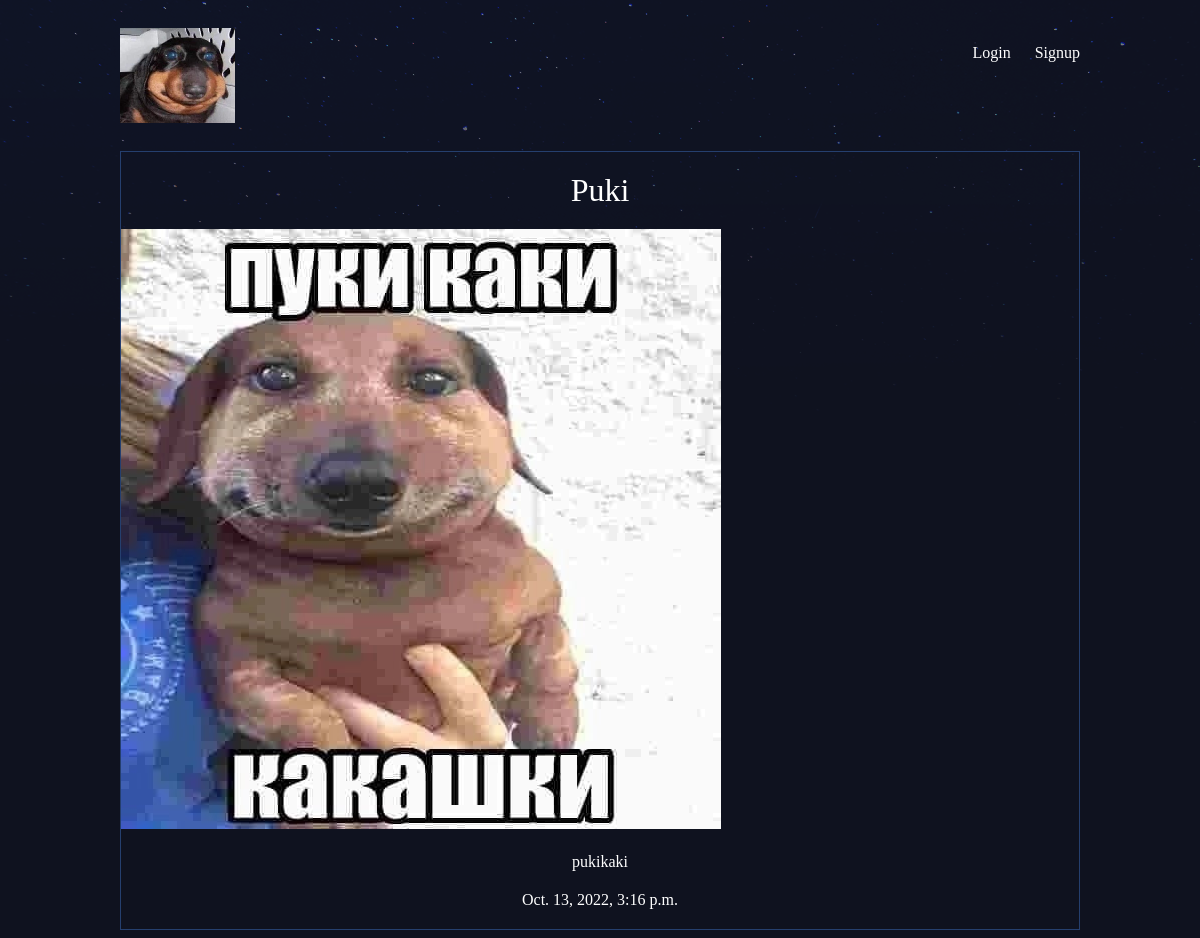
The page /articles/puki/ on the database its author committed.
### articles/models.py (models this page shows, shortened)
class Article(models.Model):
    title = models.CharField(max_length=128)
    slug = models.SlugField()
    body = models.TextField()
    date = models.DateTimeField(auto_now_add=True)
    thumb = models.ImageField(default="default.png",blank=True)
    author  =  models.ForeignKey(User,on_delete=models.CASCADE,default=None)

### articles/views.py (the view)
# urls.py: path('<slug:slug>/', views.article_detail,name = "detail"),
def article_detail(request,slug):
    article = Article.objects.get(slug=slug)
    return render(request,"articles/article_detail.html",{'article':article})

### articles/templates/articles/article_detail.html
{% extends 'base_layout.html' %}
{% block content %}
<div class="article-detail">
    <div class="article">
        <h2>{{ article.title }}</h2>
        <img src = "{{ article.thumb.url }}" />
        <p>{{ article.body }}</p>
        <p>{{ article.date }}</p>
    </div>
</div>
{% endblock %}

### assets/styles.css (style rules this page uses)
body { background-color: #0f121f; background-image: url(/static/stars.png); background-repeat: no-repeat; color: #fff; }
body * { font-family: Ubuntu; }
h1, h2, h3, h4, h5 { font-weight: normal; margin: 0; }
div.article { padding: 10px; border:1px solid #253f6e; position: relative; padding-bottom: 30px; }
div.article h2 { font-size: 1.2em; }
.article-detail .article { padding:0; }
.article-detail .article img { max-width: 100%; }
.article-detail .article h2 { text-align: center; margin: 20px auto; font-size: 2em; }
.article-detail .article p { text-align: center; margin: 20px auto; }

### rows shown on the page
Article: title "Puki", thumb (placeholder picture), body "pukikaki", date "Oct. 13, 2022, 3:16 p.m."
